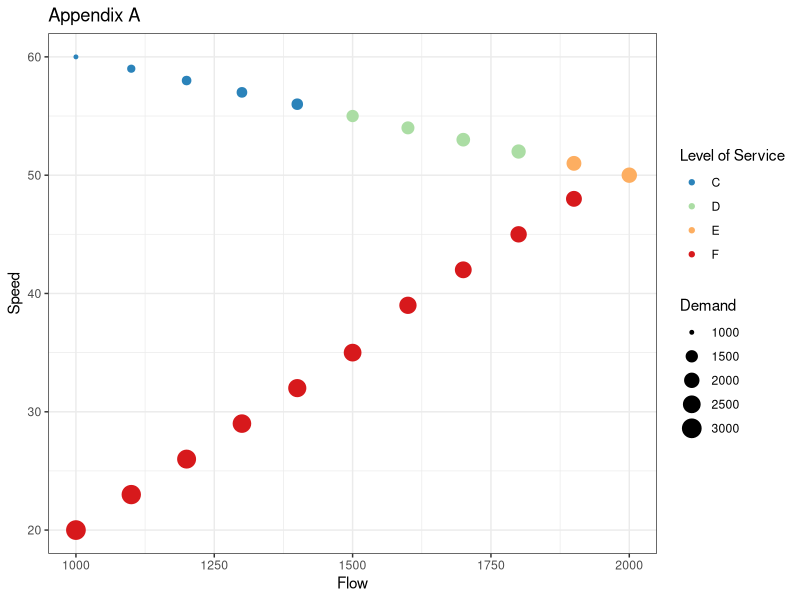

R code for this plot:
## ---- chunk 1
library(readxl)

appA <- read_excel("impactdata.xlsx", sheet = "Appendices", range = "A3:D23",
                   col_names = c("demand", "flow", "speed", "los"))
appB <- read_excel("impactdata.xlsx", sheet = "Appendices", range = "A29:F32")
appC <- read_excel("impactdata.xlsx", sheet = "Appendices", range = "A38:D40")
## ---- chunk 2
appA
## ---- chunk 3
library(ggplot2)
ggplot(appA) + 
  geom_point(aes(x=flow, y=speed, color=los, size=demand)) + 
  scale_color_brewer(palette='Spectral', direction=-1) + 
  theme_bw() + 
  labs(x='Flow', y='Speed', color='Level of Service', size='Demand', title="Appendix A")
## ---- chunk 4
appB
## ---- chunk 5
appC
## ---- chunk 6
n_am_los <- appA[[which(appA$flow == 11200/8 & appA$speed == 56), "los"]]
n_pm_los <- appA[[which(appA$flow == 11200/8 & appA$speed == 56), "los"]]
s_am_los <- appA[[which(appA$flow == 12000/6 & appA$speed == 50), "los"]]
s_pm_los <- appA[[which(appA$flow == 10800/6 & appA$speed == 45), "los"]]
w_am_los <- appA[[which(appA$flow == 6000/4 & appA$speed == 35), "los"]]
w_pm_los <- appA[[which(appA$flow == 6400/4 & appA$speed == 39), "los"]]
## ---- chunk 7
# The numbers come from the modal data plots
am_new_trips_generated_total <- 1000*1.45*0.87
pm_new_trips_generated_total <- 1000*1.5*0.85
## ---- chunk 8
n_am_newtrips <- am_new_trips_generated_total * appC[[1, "Share N"]]
n_pm_newtrips <- pm_new_trips_generated_total * appC[[2, "Share N"]]
s_am_newtrips <- am_new_trips_generated_total * appC[[1, "Share S"]]
s_pm_newtrips <- pm_new_trips_generated_total * appC[[2, "Share S"]]
w_am_newtrips <- am_new_trips_generated_total * appC[[1, "Share W"]]
w_pm_newtrips <- pm_new_trips_generated_total * appC[[2, "Share W"]]
## ---- chunk 9
#Existing Demand
w_pm_existingdemand_perlane <- appA[[which(appA$flow == 6400/4 & appA$speed == 39), "demand"]]
w_pm_existingdemand_total <- w_pm_existingdemand_perlane * 4

#New Demand
w_pm_newdemand_perlane <- w_pm_existingdemand_perlane + (w_pm_newtrips/4)
w_pm_newdemand_total <- w_pm_newdemand_perlane * 4

#New Speed
#The 2500 is a rounded down version of w_pm_newdemand_perlane
w_pm_newspeed <- appA[[which(appA$demand == 2500), "speed"]]

#New Flow
w_pm_newflow_perlane <- appA[[which(appA$demand == 2500 & appA$speed == w_pm_newspeed), "flow"]]
w_pm_newflow_total <- w_pm_newflow_perlane * 4

#New LOS
w_pm_newlos <- appA[[which(appA$demand == 2500 & appA$speed == w_pm_newspeed), "los"]]

## ---- chunk 10
old_pm_capacity <- 2000 * 4
new_pm_capacity <- old_pm_capacity + 2000 #since it's 2000 capacity per lane
demand <- w_pm_newdemand_total
# We have 5 lanes now
new_pm_demand_perlane <- round((demand/5), digits = -3)
new_pm_speed <- appA[[which(appA$demand == new_pm_demand_perlane), "speed"]]
new_pm_flow <- appA[[which(appA$demand == new_pm_demand_perlane, appA$speed == new_pm_speed), "flow"]]
